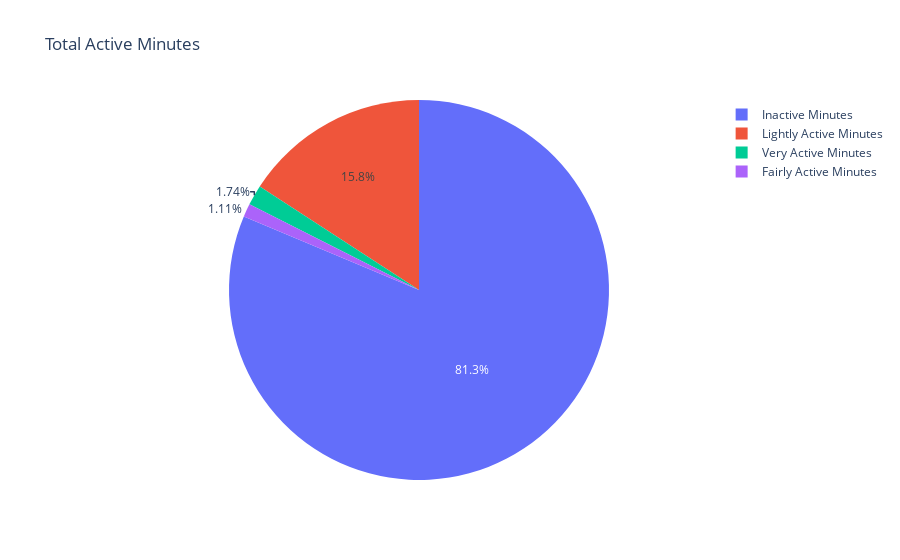

Notebook code cell kept with this figure:
### Code cell
label = ["Very Active Minutes", "Fairly Active Minutes", 
         "Lightly Active Minutes", "Inactive Minutes"]
counts = df[["VeryActiveMinutes", "FairlyActiveMinutes", 
               "LightlyActiveMinutes", "SedentaryMinutes"]].mean()
colors = ['gold','lightgreen', "pink", "blue"]
fig = go.Figure(data=[go.Pie(labels=label, values=counts)])
fig.update_layout(title_text ='Total Active Minutes')
fig.show()

### Figure 1 — Plotly figure (JSON) as saved in the notebook; plotly's stock layout.template omitted (floating-point values rounded to 4 significant figures)
{"data": [{"labels": ["Very Active Minutes", "Fairly Active Minutes", "Lightly Active Minutes", "Inactive Minutes"], "type": "pie", "values": [21.16, 13.56, 192.8, 991.2]}], "layout": {"title": {"text": "Total Active Minutes"}}}
